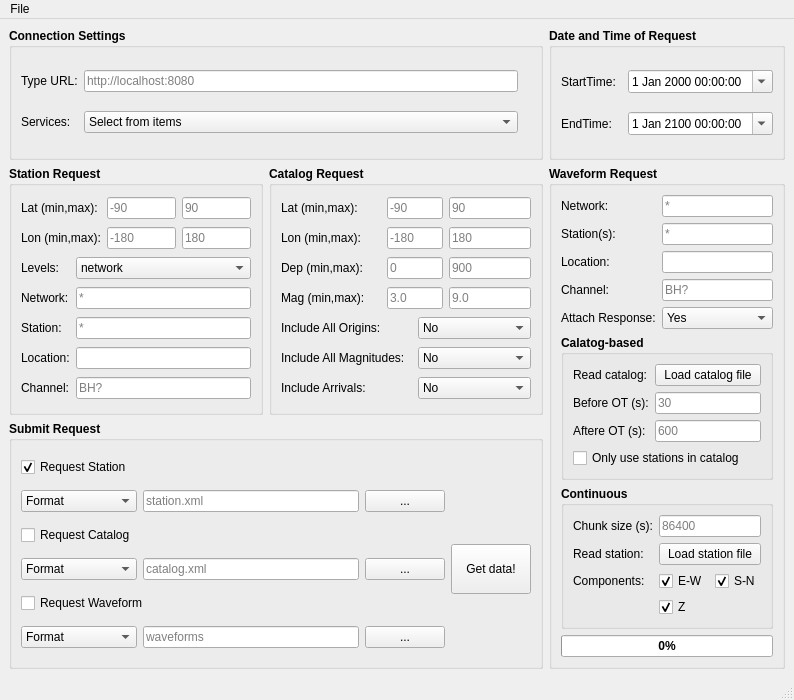
<?xml version="1.0" encoding="UTF-8"?>
<ui version="4.0">
 <class>MainWindow</class>
 <widget class="QMainWindow" name="MainWindow">
  <property name="geometry">
   <rect>
    <x>0</x>
    <y>0</y>
    <width>794</width>
    <height>700</height>
   </rect>
  </property>
  <property name="windowTitle">
   <string>MainWindow</string>
  </property>
  <widget class="QWidget" name="centralwidget">
   <layout class="QGridLayout" name="gridLayout_8">
    <item row="0" column="0" colspan="2">
     <widget class="QGroupBox" name="groupBox_1">
      <property name="font">
       <font>
        <weight>75</weight>
        <bold>true</bold>
       </font>
      </property>
      <property name="title">
       <string>Connection Settings</string>
      </property>
      <layout class="QGridLayout" name="gridLayout_9">
       <item row="0" column="0">
        <widget class="QLabel" name="label">
         <property name="font">
          <font>
           <weight>50</weight>
           <bold>false</bold>
          </font>
         </property>
         <property name="text">
          <string>Type URL:</string>
         </property>
        </widget>
       </item>
       <item row="0" column="1">
        <widget class="QLineEdit" name="GB1_lineEdit_1">
         <property name="font">
          <font>
           <weight>50</weight>
           <bold>false</bold>
          </font>
         </property>
         <property name="text">
          <string/>
         </property>
         <property name="placeholderText">
          <string>http://localhost:8080</string>
         </property>
        </widget>
       </item>
       <item row="0" column="2" rowspan="2">
        <widget class="QLabel" name="label_8">
         <property name="text">
          <string/>
         </property>
         <property name="textFormat">
          <enum>Qt::RichText</enum>
         </property>
         <property name="pixmap">
          <pixmap>fdsn-logo.png</pixmap>
         </property>
         <property name="scaledContents">
          <bool>true</bool>
         </property>
         <property name="textInteractionFlags">
          <set>Qt::NoTextInteraction</set>
         </property>
        </widget>
       </item>
       <item row="1" column="0">
        <widget class="QLabel" name="label_23">
         <property name="font">
          <font>
           <weight>50</weight>
           <bold>false</bold>
          </font>
         </property>
         <property name="text">
          <string>Services:</string>
         </property>
        </widget>
       </item>
       <item row="1" column="1">
        <widget class="QComboBox" name="GB1_comboBox_1">
         <property name="font">
          <font>
           <weight>50</weight>
           <bold>false</bold>
           <strikeout>false</strikeout>
          </font>
         </property>
         <property name="acceptDrops">
          <bool>false</bool>
         </property>
         <item>
          <property name="text">
           <string>Select from items</string>
          </property>
         </item>
         <item>
          <property name="text">
           <string>IRIS	http://service.iris.edu</string>
          </property>
         </item>
         <item>
          <property name="text">
           <string>ISC	http://isc-mirror.iris.washington.edu</string>
          </property>
         </item>
         <item>
          <property name="text">
           <string>EMSC	http://www.seismicportal.eu</string>
          </property>
         </item>
         <item>
          <property name="text">
           <string>GFZ	http://geofon.gfz-potsdam.de</string>
          </property>
         </item>
         <item>
          <property name="text">
           <string>KOERI	http://eida.koeri.boun.edu.tr</string>
          </property>
         </item>
         <item>
          <property name="text">
           <string>NCEDC	http://service.ncedc.org</string>
          </property>
         </item>
         <item>
          <property name="text">
           <string>USGS	http://earthquake.usgs.gov</string>
          </property>
         </item>
        </widget>
       </item>
      </layout>
     </widget>
    </item>
    <item row="0" column="2">
     <widget class="QGroupBox" name="groupBox_2">
      <property name="font">
       <font>
        <weight>75</weight>
        <bold>true</bold>
       </font>
      </property>
      <property name="title">
       <string>Date and Time of Request</string>
      </property>
      <layout class="QGridLayout" name="gridLayout_5">
       <item row="0" column="0">
        <widget class="QLabel" name="label_2">
         <property name="font">
          <font>
           <weight>50</weight>
           <bold>false</bold>
          </font>
         </property>
         <property name="text">
          <string>StartTime:</string>
         </property>
        </widget>
       </item>
       <item row="0" column="1">
        <widget class="QDateTimeEdit" name="GB2_dateTimeEdit_1">
         <property name="font">
          <font>
           <weight>50</weight>
           <bold>false</bold>
          </font>
         </property>
         <property name="calendarPopup">
          <bool>true</bool>
         </property>
        </widget>
       </item>
       <item row="1" column="0">
        <widget class="QLabel" name="label_3">
         <property name="font">
          <font>
           <weight>50</weight>
           <bold>false</bold>
          </font>
         </property>
         <property name="text">
          <string>EndTime:</string>
         </property>
        </widget>
       </item>
       <item row="1" column="1">
        <widget class="QDateTimeEdit" name="GB2_dateTimeEdit_2">
         <property name="font">
          <font>
           <weight>50</weight>
           <bold>false</bold>
          </font>
         </property>
         <property name="date">
          <date>
           <year>2100</year>
           <month>1</month>
           <day>1</day>
          </date>
         </property>
         <property name="calendarPopup">
          <bool>true</bool>
         </property>
        </widget>
       </item>
      </layout>
     </widget>
    </item>
    <item row="1" column="0">
     <widget class="QGroupBox" name="groupBox_3">
      <property name="font">
       <font>
        <weight>75</weight>
        <bold>true</bold>
       </font>
      </property>
      <property name="title">
       <string>Station Request</string>
      </property>
      <layout class="QGridLayout" name="gridLayout">
       <item row="3" column="0">
        <widget class="QLabel" name="label_44">
         <property name="font">
          <font>
           <weight>50</weight>
           <bold>false</bold>
          </font>
         </property>
         <property name="text">
          <string>Network:</string>
         </property>
        </widget>
       </item>
       <item row="0" column="0" colspan="2">
        <widget class="QLabel" name="label_38">
         <property name="font">
          <font>
           <weight>50</weight>
           <bold>false</bold>
          </font>
         </property>
         <property name="text">
          <string>Lat (min,max):</string>
         </property>
        </widget>
       </item>
       <item row="6" column="0">
        <widget class="QLabel" name="label_46">
         <property name="font">
          <font>
           <weight>50</weight>
           <bold>false</bold>
          </font>
         </property>
         <property name="text">
          <string>Channel:</string>
         </property>
        </widget>
       </item>
       <item row="1" column="0" colspan="2">
        <widget class="QLabel" name="label_39">
         <property name="font">
          <font>
           <weight>50</weight>
           <bold>false</bold>
          </font>
         </property>
         <property name="text">
          <string>Lon (min,max):</string>
         </property>
        </widget>
       </item>
       <item row="5" column="1" colspan="3">
        <widget class="QLineEdit" name="GB3_lineEdit_7">
         <property name="font">
          <font>
           <weight>50</weight>
           <bold>false</bold>
          </font>
         </property>
        </widget>
       </item>
       <item row="2" column="0">
        <widget class="QLabel" name="label_42">
         <property name="font">
          <font>
           <weight>50</weight>
           <bold>false</bold>
          </font>
         </property>
         <property name="text">
          <string>Levels:</string>
         </property>
        </widget>
       </item>
       <item row="3" column="1" colspan="3">
        <widget class="QLineEdit" name="GB3_lineEdit_5">
         <property name="font">
          <font>
           <weight>50</weight>
           <bold>false</bold>
          </font>
         </property>
         <property name="placeholderText">
          <string>*</string>
         </property>
        </widget>
       </item>
       <item row="0" column="2">
        <widget class="QLineEdit" name="GB3_lineEdit_1">
         <property name="sizePolicy">
          <sizepolicy hsizetype="Expanding" vsizetype="Fixed">
           <horstretch>0</horstretch>
           <verstretch>0</verstretch>
          </sizepolicy>
         </property>
         <property name="minimumSize">
          <size>
           <width>50</width>
           <height>0</height>
          </size>
         </property>
         <property name="font">
          <font>
           <weight>50</weight>
           <bold>false</bold>
          </font>
         </property>
         <property name="text">
          <string/>
         </property>
         <property name="placeholderText">
          <string>-90</string>
         </property>
        </widget>
       </item>
       <item row="1" column="3">
        <widget class="QLineEdit" name="GB3_lineEdit_4">
         <property name="minimumSize">
          <size>
           <width>50</width>
           <height>0</height>
          </size>
         </property>
         <property name="font">
          <font>
           <weight>50</weight>
           <bold>false</bold>
          </font>
         </property>
         <property name="text">
          <string/>
         </property>
         <property name="placeholderText">
          <string>180</string>
         </property>
        </widget>
       </item>
       <item row="4" column="1" colspan="3">
        <widget class="QLineEdit" name="GB3_lineEdit_6">
         <property name="font">
          <font>
           <weight>50</weight>
           <bold>false</bold>
          </font>
         </property>
         <property name="placeholderText">
          <string>*</string>
         </property>
        </widget>
       </item>
       <item row="6" column="1" colspan="3">
        <widget class="QLineEdit" name="GB3_lineEdit_8">
         <property name="font">
          <font>
           <weight>50</weight>
           <bold>false</bold>
          </font>
         </property>
         <property name="placeholderText">
          <string>BH?</string>
         </property>
        </widget>
       </item>
       <item row="5" column="0">
        <widget class="QLabel" name="label_45">
         <property name="font">
          <font>
           <weight>50</weight>
           <bold>false</bold>
          </font>
         </property>
         <property name="text">
          <string>Location:</string>
         </property>
        </widget>
       </item>
       <item row="4" column="0">
        <widget class="QLabel" name="label_47">
         <property name="font">
          <font>
           <weight>50</weight>
           <bold>false</bold>
          </font>
         </property>
         <property name="text">
          <string>Station:</string>
         </property>
        </widget>
       </item>
       <item row="1" column="2">
        <widget class="QLineEdit" name="GB3_lineEdit_3">
         <property name="minimumSize">
          <size>
           <width>50</width>
           <height>0</height>
          </size>
         </property>
         <property name="font">
          <font>
           <weight>50</weight>
           <bold>false</bold>
          </font>
         </property>
         <property name="text">
          <string/>
         </property>
         <property name="placeholderText">
          <string>-180</string>
         </property>
        </widget>
       </item>
       <item row="0" column="3">
        <widget class="QLineEdit" name="GB3_lineEdit_2">
         <property name="enabled">
          <bool>true</bool>
         </property>
         <property name="sizePolicy">
          <sizepolicy hsizetype="Expanding" vsizetype="Fixed">
           <horstretch>0</horstretch>
           <verstretch>0</verstretch>
          </sizepolicy>
         </property>
         <property name="minimumSize">
          <size>
           <width>50</width>
           <height>0</height>
          </size>
         </property>
         <property name="font">
          <font>
           <weight>50</weight>
           <bold>false</bold>
          </font>
         </property>
         <property name="text">
          <string/>
         </property>
         <property name="placeholderText">
          <string>90</string>
         </property>
        </widget>
       </item>
       <item row="2" column="1" colspan="3">
        <widget class="QComboBox" name="GB3_comboBox_1">
         <property name="font">
          <font>
           <weight>50</weight>
           <bold>false</bold>
          </font>
         </property>
         <item>
          <property name="text">
           <string>network</string>
          </property>
         </item>
         <item>
          <property name="text">
           <string>station</string>
          </property>
         </item>
         <item>
          <property name="text">
           <string>channel</string>
          </property>
         </item>
         <item>
          <property name="text">
           <string>response</string>
          </property>
         </item>
        </widget>
       </item>
      </layout>
     </widget>
    </item>
    <item row="1" column="1">
     <widget class="QGroupBox" name="groupBox_4">
      <property name="font">
       <font>
        <weight>75</weight>
        <bold>true</bold>
       </font>
      </property>
      <property name="title">
       <string>Catalog Request</string>
      </property>
      <layout class="QGridLayout" name="gridLayout_3">
       <item row="0" column="0">
        <widget class="QLabel" name="label_4">
         <property name="font">
          <font>
           <weight>50</weight>
           <bold>false</bold>
          </font>
         </property>
         <property name="text">
          <string>Lat (min,max):</string>
         </property>
        </widget>
       </item>
       <item row="0" column="1" colspan="2">
        <widget class="QLineEdit" name="GB4_lineEdit_1">
         <property name="minimumSize">
          <size>
           <width>50</width>
           <height>0</height>
          </size>
         </property>
         <property name="font">
          <font>
           <weight>50</weight>
           <bold>false</bold>
          </font>
         </property>
         <property name="text">
          <string/>
         </property>
         <property name="placeholderText">
          <string>-90</string>
         </property>
        </widget>
       </item>
       <item row="0" column="3">
        <widget class="QLineEdit" name="GB4_lineEdit_2">
         <property name="minimumSize">
          <size>
           <width>50</width>
           <height>0</height>
          </size>
         </property>
         <property name="font">
          <font>
           <weight>50</weight>
           <bold>false</bold>
          </font>
         </property>
         <property name="text">
          <string/>
         </property>
         <property name="placeholderText">
          <string>90</string>
         </property>
        </widget>
       </item>
       <item row="1" column="0">
        <widget class="QLabel" name="label_5">
         <property name="font">
          <font>
           <weight>50</weight>
           <bold>false</bold>
          </font>
         </property>
         <property name="text">
          <string>Lon (min,max):</string>
         </property>
        </widget>
       </item>
       <item row="1" column="1" colspan="2">
        <widget class="QLineEdit" name="GB4_lineEdit_3">
         <property name="minimumSize">
          <size>
           <width>50</width>
           <height>0</height>
          </size>
         </property>
         <property name="font">
          <font>
           <weight>50</weight>
           <bold>false</bold>
          </font>
         </property>
         <property name="text">
          <string/>
         </property>
         <property name="placeholderText">
          <string>-180</string>
         </property>
        </widget>
       </item>
       <item row="1" column="3">
        <widget class="QLineEdit" name="GB4_lineEdit_4">
         <property name="minimumSize">
          <size>
           <width>50</width>
           <height>0</height>
          </size>
         </property>
         <property name="font">
          <font>
           <weight>50</weight>
           <bold>false</bold>
          </font>
         </property>
         <property name="text">
          <string/>
         </property>
         <property name="placeholderText">
          <string>180</string>
         </property>
        </widget>
       </item>
       <item row="2" column="0">
        <widget class="QLabel" name="label_6">
         <property name="font">
          <font>
           <weight>50</weight>
           <bold>false</bold>
          </font>
         </property>
         <property name="text">
          <string>Dep (min,max):</string>
         </property>
        </widget>
       </item>
       <item row="2" column="1" colspan="2">
        <widget class="QLineEdit" name="GB4_lineEdit_5">
         <property name="minimumSize">
          <size>
           <width>50</width>
           <height>0</height>
          </size>
         </property>
         <property name="font">
          <font>
           <weight>50</weight>
           <bold>false</bold>
          </font>
         </property>
         <property name="text">
          <string/>
         </property>
         <property name="placeholderText">
          <string>0</string>
         </property>
        </widget>
       </item>
       <item row="2" column="3">
        <widget class="QLineEdit" name="GB4_lineEdit_6">
         <property name="minimumSize">
          <size>
           <width>50</width>
           <height>0</height>
          </size>
         </property>
         <property name="font">
          <font>
           <weight>50</weight>
           <bold>false</bold>
          </font>
         </property>
         <property name="text">
          <string/>
         </property>
         <property name="placeholderText">
          <string>900</string>
         </property>
        </widget>
       </item>
       <item row="3" column="0">
        <widget class="QLabel" name="label_7">
         <property name="font">
          <font>
           <weight>50</weight>
           <bold>false</bold>
          </font>
         </property>
         <property name="text">
          <string>Mag (min,max):</string>
         </property>
        </widget>
       </item>
       <item row="3" column="1" colspan="2">
        <widget class="QLineEdit" name="GB4_lineEdit_7">
         <property name="minimumSize">
          <size>
           <width>50</width>
           <height>0</height>
          </size>
         </property>
         <property name="font">
          <font>
           <weight>50</weight>
           <bold>false</bold>
          </font>
         </property>
         <property name="text">
          <string/>
         </property>
         <property name="placeholderText">
          <string>3.0</string>
         </property>
        </widget>
       </item>
       <item row="3" column="3">
        <widget class="QLineEdit" name="GB4_lineEdit_8">
         <property name="minimumSize">
          <size>
           <width>50</width>
           <height>0</height>
          </size>
         </property>
         <property name="font">
          <font>
           <weight>50</weight>
           <bold>false</bold>
          </font>
         </property>
         <property name="text">
          <string/>
         </property>
         <property name="placeholderText">
          <string>9.0</string>
         </property>
        </widget>
       </item>
       <item row="4" column="0">
        <widget class="QLabel" name="label_12">
         <property name="font">
          <font>
           <weight>50</weight>
           <bold>false</bold>
          </font>
         </property>
         <property name="text">
          <string>Include All Origins:</string>
         </property>
        </widget>
       </item>
       <item row="4" column="2" colspan="2">
        <widget class="QComboBox" name="GB4_comboBox_1">
         <property name="font">
          <font>
           <weight>50</weight>
           <bold>false</bold>
          </font>
         </property>
         <property name="currentText">
          <string>No</string>
         </property>
         <item>
          <property name="text">
           <string>No</string>
          </property>
         </item>
         <item>
          <property name="text">
           <string>Yes</string>
          </property>
         </item>
        </widget>
       </item>
       <item row="5" column="0" colspan="2">
        <widget class="QLabel" name="label_13">
         <property name="font">
          <font>
           <weight>50</weight>
           <bold>false</bold>
          </font>
         </property>
         <property name="text">
          <string>Include All Magnitudes:</string>
         </property>
        </widget>
       </item>
       <item row="5" column="2" colspan="2">
        <widget class="QComboBox" name="GB4_comboBox_2">
         <property name="font">
          <font>
           <weight>50</weight>
           <bold>false</bold>
          </font>
         </property>
         <property name="currentText">
          <string>No</string>
         </property>
         <item>
          <property name="text">
           <string>No</string>
          </property>
         </item>
         <item>
          <property name="text">
           <string>Yes</string>
          </property>
         </item>
        </widget>
       </item>
       <item row="6" column="0">
        <widget class="QLabel" name="label_14">
         <property name="font">
          <font>
           <weight>50</weight>
           <bold>false</bold>
          </font>
         </property>
         <property name="text">
          <string>Include Arrivals:</string>
         </property>
        </widget>
       </item>
       <item row="6" column="2" colspan="2">
        <widget class="QComboBox" name="GB4_comboBox_3">
         <property name="font">
          <font>
           <weight>50</weight>
           <bold>false</bold>
          </font>
         </property>
         <property name="currentText">
          <string>No</string>
         </property>
         <item>
          <property name="text">
           <string>No</string>
          </property>
         </item>
         <item>
          <property name="text">
           <string>Yes</string>
          </property>
         </item>
        </widget>
       </item>
      </layout>
     </widget>
    </item>
    <item row="1" column="2" rowspan="2">
     <widget class="QGroupBox" name="groupBox_5">
      <property name="font">
       <font>
        <weight>75</weight>
        <bold>true</bold>
       </font>
      </property>
      <property name="title">
       <string>Waveform Request</string>
      </property>
      <layout class="QGridLayout" name="gridLayout_7">
       <item row="0" column="0">
        <widget class="QLabel" name="label_17">
         <property name="font">
          <font>
           <weight>50</weight>
           <bold>false</bold>
          </font>
         </property>
         <property name="text">
          <string>Network:</string>
         </property>
        </widget>
       </item>
       <item row="3" column="1">
        <widget class="QLineEdit" name="GB5_lineEdit_4">
         <property name="font">
          <font>
           <weight>50</weight>
           <bold>false</bold>
          </font>
         </property>
         <property name="placeholderText">
          <string>BH?</string>
         </property>
        </widget>
       </item>
       <item row="2" column="1">
        <widget class="QLineEdit" name="GB5_lineEdit_3">
         <property name="font">
          <font>
           <weight>50</weight>
           <bold>false</bold>
          </font>
         </property>
        </widget>
       </item>
       <item row="0" column="1">
        <widget class="QLineEdit" name="GB5_lineEdit_1">
         <property name="font">
          <font>
           <weight>50</weight>
           <bold>false</bold>
          </font>
         </property>
         <property name="readOnly">
          <bool>false</bool>
         </property>
         <property name="placeholderText">
          <string>*</string>
         </property>
        </widget>
       </item>
       <item row="4" column="1">
        <widget class="QComboBox" name="GB5_comboBox_1">
         <property name="font">
          <font>
           <weight>50</weight>
           <bold>false</bold>
          </font>
         </property>
         <item>
          <property name="text">
           <string>Yes</string>
          </property>
         </item>
         <item>
          <property name="text">
           <string>No</string>
          </property>
         </item>
        </widget>
       </item>
       <item row="1" column="1">
        <widget class="QLineEdit" name="GB5_lineEdit_2">
         <property name="font">
          <font>
           <weight>50</weight>
           <bold>false</bold>
          </font>
         </property>
         <property name="placeholderText">
          <string>*</string>
         </property>
        </widget>
       </item>
       <item row="4" column="0">
        <widget class="QLabel" name="label_22">
         <property name="font">
          <font>
           <weight>50</weight>
           <bold>false</bold>
          </font>
         </property>
         <property name="text">
          <string>Attach Response:</string>
         </property>
        </widget>
       </item>
       <item row="6" column="0" colspan="2">
        <widget class="QGroupBox" name="groupBox_5_2">
         <property name="title">
          <string>Continuous</string>
         </property>
         <layout class="QGridLayout" name="gridLayout_6">
          <item row="0" column="0">
           <widget class="QLabel" name="label_15">
            <property name="font">
             <font>
              <weight>50</weight>
              <bold>false</bold>
             </font>
            </property>
            <property name="text">
             <string>Chunk size (s):</string>
            </property>
           </widget>
          </item>
          <item row="0" column="1" colspan="2">
           <widget class="QLineEdit" name="GB5_2_lineEdit_1">
            <property name="font">
             <font>
              <weight>50</weight>
              <bold>false</bold>
             </font>
            </property>
            <property name="placeholderText">
             <string>86400</string>
            </property>
           </widget>
          </item>
          <item row="1" column="0">
           <widget class="QLabel" name="label_9">
            <property name="font">
             <font>
              <weight>50</weight>
              <bold>false</bold>
             </font>
            </property>
            <property name="text">
             <string>Read station:</string>
            </property>
           </widget>
          </item>
          <item row="1" column="1" colspan="2">
           <widget class="QPushButton" name="GB5_2_pushButton_1">
            <property name="font">
             <font>
              <weight>50</weight>
              <bold>false</bold>
             </font>
            </property>
            <property name="text">
             <string>Load station file</string>
            </property>
           </widget>
          </item>
          <item row="2" column="0">
           <widget class="QLabel" name="label_16">
            <property name="font">
             <font>
              <weight>50</weight>
              <bold>false</bold>
             </font>
            </property>
            <property name="text">
             <string>Components:</string>
            </property>
           </widget>
          </item>
          <item row="2" column="1">
           <widget class="QCheckBox" name="GB5_2_checkBox_1">
            <property name="font">
             <font>
              <weight>50</weight>
              <bold>false</bold>
             </font>
            </property>
            <property name="text">
             <string>E-W</string>
            </property>
            <property name="checked">
             <bool>true</bool>
            </property>
           </widget>
          </item>
          <item row="2" column="2">
           <widget class="QCheckBox" name="GB5_2_checkBox_2">
            <property name="font">
             <font>
              <weight>50</weight>
              <bold>false</bold>
             </font>
            </property>
            <property name="text">
             <string>S-N</string>
            </property>
            <property name="checked">
             <bool>true</bool>
            </property>
           </widget>
          </item>
          <item row="3" column="1" colspan="2">
           <widget class="QCheckBox" name="GB5_2_checkBox_3">
            <property name="font">
             <font>
              <weight>50</weight>
              <bold>false</bold>
             </font>
            </property>
            <property name="text">
             <string>Z</string>
            </property>
            <property name="checked">
             <bool>true</bool>
            </property>
           </widget>
          </item>
         </layout>
        </widget>
       </item>
       <item row="3" column="0">
        <widget class="QLabel" name="label_20">
         <property name="font">
          <font>
           <weight>50</weight>
           <bold>false</bold>
          </font>
         </property>
         <property name="text">
          <string>Channel:</string>
         </property>
        </widget>
       </item>
       <item row="1" column="0">
        <widget class="QLabel" name="label_18">
         <property name="font">
          <font>
           <weight>50</weight>
           <bold>false</bold>
          </font>
         </property>
         <property name="text">
          <string>Station(s):</string>
         </property>
        </widget>
       </item>
       <item row="2" column="0">
        <widget class="QLabel" name="label_19">
         <property name="font">
          <font>
           <weight>50</weight>
           <bold>false</bold>
          </font>
         </property>
         <property name="text">
          <string>Location:</string>
         </property>
        </widget>
       </item>
       <item row="5" column="0" colspan="2">
        <widget class="QGroupBox" name="groupBox_5_1">
         <property name="font">
          <font>
           <weight>75</weight>
           <bold>true</bold>
          </font>
         </property>
         <property name="title">
          <string>Calatog-based</string>
         </property>
         <layout class="QGridLayout" name="gridLayout_2">
          <item row="2" column="0">
           <widget class="QLabel" name="label_25">
            <property name="font">
             <font>
              <weight>50</weight>
              <bold>false</bold>
             </font>
            </property>
            <property name="text">
             <string>Aftere OT (s):</string>
            </property>
           </widget>
          </item>
          <item row="1" column="0">
           <widget class="QLabel" name="label_24">
            <property name="font">
             <font>
              <weight>50</weight>
              <bold>false</bold>
             </font>
            </property>
            <property name="text">
             <string>Before OT (s):</string>
            </property>
           </widget>
          </item>
          <item row="1" column="1">
           <widget class="QLineEdit" name="GB5_1_lineEdit_1">
            <property name="font">
             <font>
              <weight>50</weight>
              <bold>false</bold>
             </font>
            </property>
            <property name="placeholderText">
             <string>30</string>
            </property>
           </widget>
          </item>
          <item row="0" column="0">
           <widget class="QLabel" name="label_21">
            <property name="font">
             <font>
              <weight>50</weight>
              <bold>false</bold>
             </font>
            </property>
            <property name="text">
             <string>Read catalog:</string>
            </property>
           </widget>
          </item>
          <item row="3" column="0" colspan="2">
           <widget class="QCheckBox" name="GB5_1_checkBox_2">
            <property name="font">
             <font>
              <weight>50</weight>
              <bold>false</bold>
             </font>
            </property>
            <property name="text">
             <string>Only use stations in catalog</string>
            </property>
           </widget>
          </item>
          <item row="2" column="1">
           <widget class="QLineEdit" name="GB5_1_lineEdit_2">
            <property name="font">
             <font>
              <weight>50</weight>
              <bold>false</bold>
             </font>
            </property>
            <property name="placeholderText">
             <string>600</string>
            </property>
           </widget>
          </item>
          <item row="0" column="1">
           <widget class="QPushButton" name="GB5_1_pushButton_1">
            <property name="font">
             <font>
              <weight>50</weight>
              <bold>false</bold>
             </font>
            </property>
            <property name="text">
             <string>Load catalog file</string>
            </property>
           </widget>
          </item>
         </layout>
        </widget>
       </item>
       <item row="7" column="0" colspan="2">
        <widget class="QProgressBar" name="GB5_2_progressBar_1">
         <property name="value">
          <number>0</number>
         </property>
        </widget>
       </item>
      </layout>
     </widget>
    </item>
    <item row="2" column="0" colspan="2">
     <widget class="QGroupBox" name="groupBox_6">
      <property name="font">
       <font>
        <weight>75</weight>
        <bold>true</bold>
       </font>
      </property>
      <property name="title">
       <string>Submit Request</string>
      </property>
      <layout class="QGridLayout" name="gridLayout_4">
       <item row="0" column="0" colspan="2">
        <widget class="QCheckBox" name="GB6_checkBox_1">
         <property name="font">
          <font>
           <weight>50</weight>
           <bold>false</bold>
          </font>
         </property>
         <property name="text">
          <string>Request Station</string>
         </property>
         <property name="checked">
          <bool>true</bool>
         </property>
        </widget>
       </item>
       <item row="1" column="0">
        <widget class="QComboBox" name="GB6_comboBox_1">
         <property name="font">
          <font>
           <weight>50</weight>
           <bold>false</bold>
          </font>
         </property>
         <item>
          <property name="text">
           <string>Format</string>
          </property>
         </item>
         <item>
          <property name="text">
           <string>CSS</string>
          </property>
         </item>
         <item>
          <property name="text">
           <string>KML</string>
          </property>
         </item>
         <item>
          <property name="text">
           <string>SACPZ</string>
          </property>
         </item>
         <item>
          <property name="text">
           <string>SHAPEFILE</string>
          </property>
         </item>
         <item>
          <property name="text">
           <string>STATIONTXT</string>
          </property>
         </item>
         <item>
          <property name="text">
           <string>STATIONXML</string>
          </property>
         </item>
        </widget>
       </item>
       <item row="1" column="1">
        <widget class="QLineEdit" name="GB6_lineEdit_1">
         <property name="font">
          <font>
           <weight>50</weight>
           <bold>false</bold>
          </font>
         </property>
         <property name="placeholderText">
          <string>station.xml</string>
         </property>
        </widget>
       </item>
       <item row="1" column="2">
        <widget class="QPushButton" name="GB6_pushButton_1">
         <property name="font">
          <font>
           <weight>50</weight>
           <bold>false</bold>
          </font>
         </property>
         <property name="text">
          <string>...</string>
         </property>
        </widget>
       </item>
       <item row="2" column="0" colspan="2">
        <widget class="QCheckBox" name="GB6_checkBox_2">
         <property name="font">
          <font>
           <weight>50</weight>
           <bold>false</bold>
          </font>
         </property>
         <property name="text">
          <string>Request Catalog</string>
         </property>
        </widget>
       </item>
       <item row="2" column="3" rowspan="3">
        <widget class="QPushButton" name="GB6_pushButton_4">
         <property name="minimumSize">
          <size>
           <width>0</width>
           <height>50</height>
          </size>
         </property>
         <property name="font">
          <font>
           <weight>50</weight>
           <bold>false</bold>
          </font>
         </property>
         <property name="text">
          <string>Get data!</string>
         </property>
        </widget>
       </item>
       <item row="3" column="0">
        <widget class="QComboBox" name="GB6_comboBox_2">
         <property name="font">
          <font>
           <weight>50</weight>
           <bold>false</bold>
          </font>
         </property>
         <item>
          <property name="text">
           <string>Format</string>
          </property>
         </item>
         <item>
          <property name="text">
           <string>CMTSOLUTION</string>
          </property>
         </item>
         <item>
          <property name="text">
           <string>CNV</string>
          </property>
         </item>
         <item>
          <property name="text">
           <string>JSON</string>
          </property>
         </item>
         <item>
          <property name="text">
           <string>KML</string>
          </property>
         </item>
         <item>
          <property name="text">
           <string>NLLOC_OBS</string>
          </property>
         </item>
         <item>
          <property name="text">
           <string>NORDIC</string>
          </property>
         </item>
         <item>
          <property name="text">
           <string>QUAKEML</string>
          </property>
         </item>
         <item>
          <property name="text">
           <string>SC3ML</string>
          </property>
         </item>
         <item>
          <property name="text">
           <string>SCARDEC</string>
          </property>
         </item>
         <item>
          <property name="text">
           <string>SHAPEFILE</string>
          </property>
         </item>
         <item>
          <property name="text">
           <string>ZMAP</string>
          </property>
         </item>
        </widget>
       </item>
       <item row="3" column="1">
        <widget class="QLineEdit" name="GB6_lineEdit_2">
         <property name="font">
          <font>
           <weight>50</weight>
           <bold>false</bold>
          </font>
         </property>
         <property name="placeholderText">
          <string>catalog.xml</string>
         </property>
        </widget>
       </item>
       <item row="3" column="2">
        <widget class="QPushButton" name="GB6_pushButton_2">
         <property name="font">
          <font>
           <weight>50</weight>
           <bold>false</bold>
          </font>
         </property>
         <property name="text">
          <string>...</string>
         </property>
        </widget>
       </item>
       <item row="4" column="0" colspan="2">
        <widget class="QCheckBox" name="GB6_checkBox_3">
         <property name="font">
          <font>
           <weight>50</weight>
           <bold>false</bold>
          </font>
         </property>
         <property name="text">
          <string>Request Waveform</string>
         </property>
        </widget>
       </item>
       <item row="5" column="0">
        <widget class="QComboBox" name="GB6_comboBox_3">
         <property name="font">
          <font>
           <weight>50</weight>
           <bold>false</bold>
          </font>
         </property>
         <item>
          <property name="text">
           <string>Format</string>
          </property>
         </item>
         <item>
          <property name="text">
           <string>GSE2</string>
          </property>
         </item>
         <item>
          <property name="text">
           <string>MSEED</string>
          </property>
         </item>
         <item>
          <property name="text">
           <string>PICKLE</string>
          </property>
         </item>
         <item>
          <property name="text">
           <string>SAC</string>
          </property>
         </item>
         <item>
          <property name="text">
           <string>SACXY</string>
          </property>
         </item>
         <item>
          <property name="text">
           <string>SEGY</string>
          </property>
         </item>
         <item>
          <property name="text">
           <string>WAV</string>
          </property>
         </item>
        </widget>
       </item>
       <item row="5" column="1">
        <widget class="QLineEdit" name="GB6_lineEdit_3">
         <property name="font">
          <font>
           <weight>50</weight>
           <bold>false</bold>
          </font>
         </property>
         <property name="placeholderText">
          <string>waveforms</string>
         </property>
        </widget>
       </item>
       <item row="5" column="2">
        <widget class="QPushButton" name="GB6_pushButton_3">
         <property name="font">
          <font>
           <weight>50</weight>
           <bold>false</bold>
          </font>
         </property>
         <property name="text">
          <string>...</string>
         </property>
        </widget>
       </item>
      </layout>
     </widget>
    </item>
   </layout>
  </widget>
  <widget class="QMenuBar" name="menubar">
   <property name="geometry">
    <rect>
     <x>0</x>
     <y>0</y>
     <width>794</width>
     <height>20</height>
    </rect>
   </property>
   <widget class="QMenu" name="menuFile">
    <property name="title">
     <string>File</string>
    </property>
    <addaction name="actionExit"/>
    <addaction name="actionReset"/>
   </widget>
   <addaction name="menuFile"/>
  </widget>
  <widget class="QStatusBar" name="statusbar"/>
  <action name="actionExit">
   <property name="text">
    <string>Quit</string>
   </property>
   <property name="shortcut">
    <string>Ctrl+Q</string>
   </property>
  </action>
  <action name="actionReset">
   <property name="text">
    <string>Reset</string>
   </property>
   <property name="shortcut">
    <string>Ctrl+R</string>
   </property>
  </action>
 </widget>
 <resources>
  <include location="logo.qrc"/>
 </resources>
 <connections/>
</ui>
